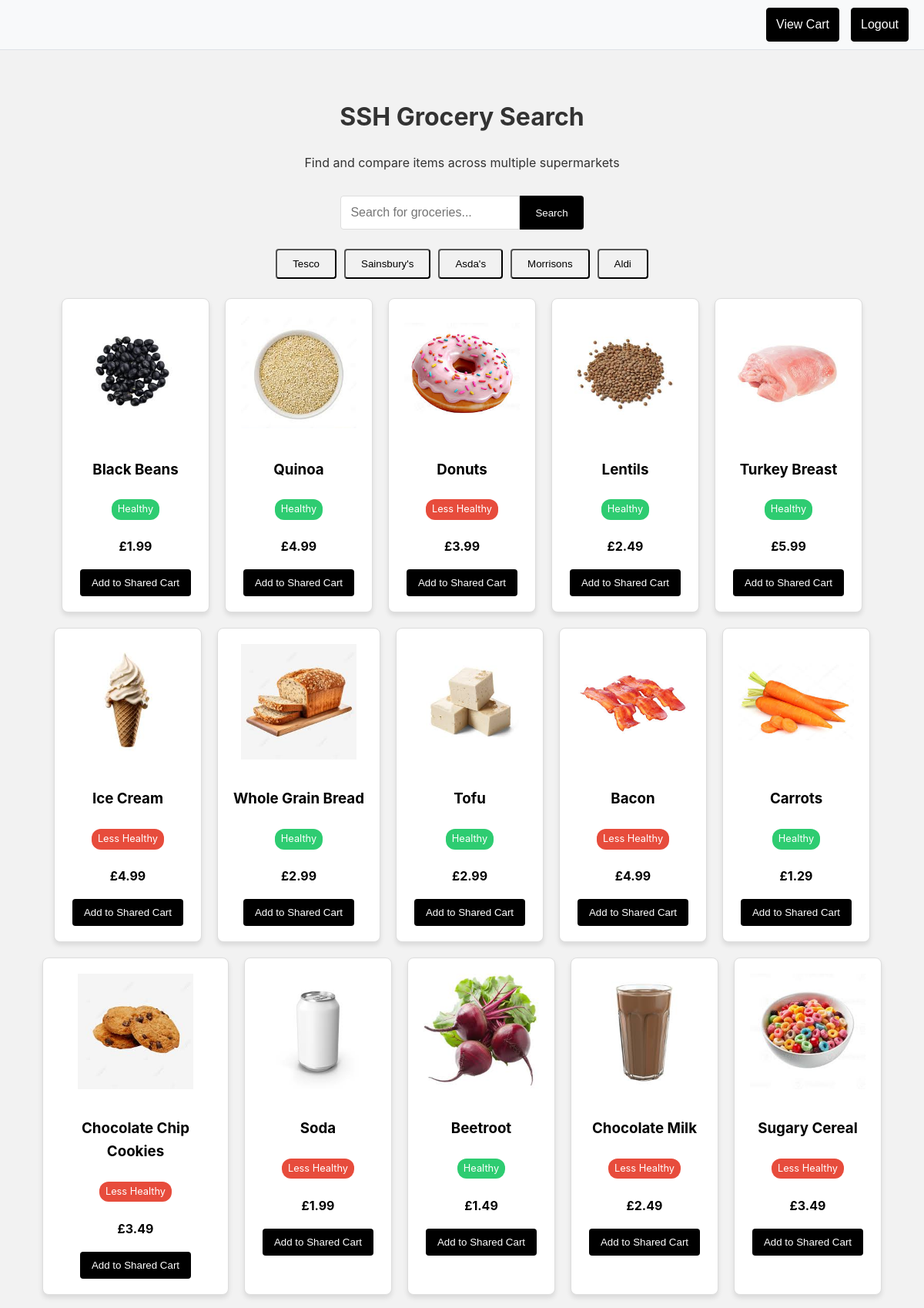
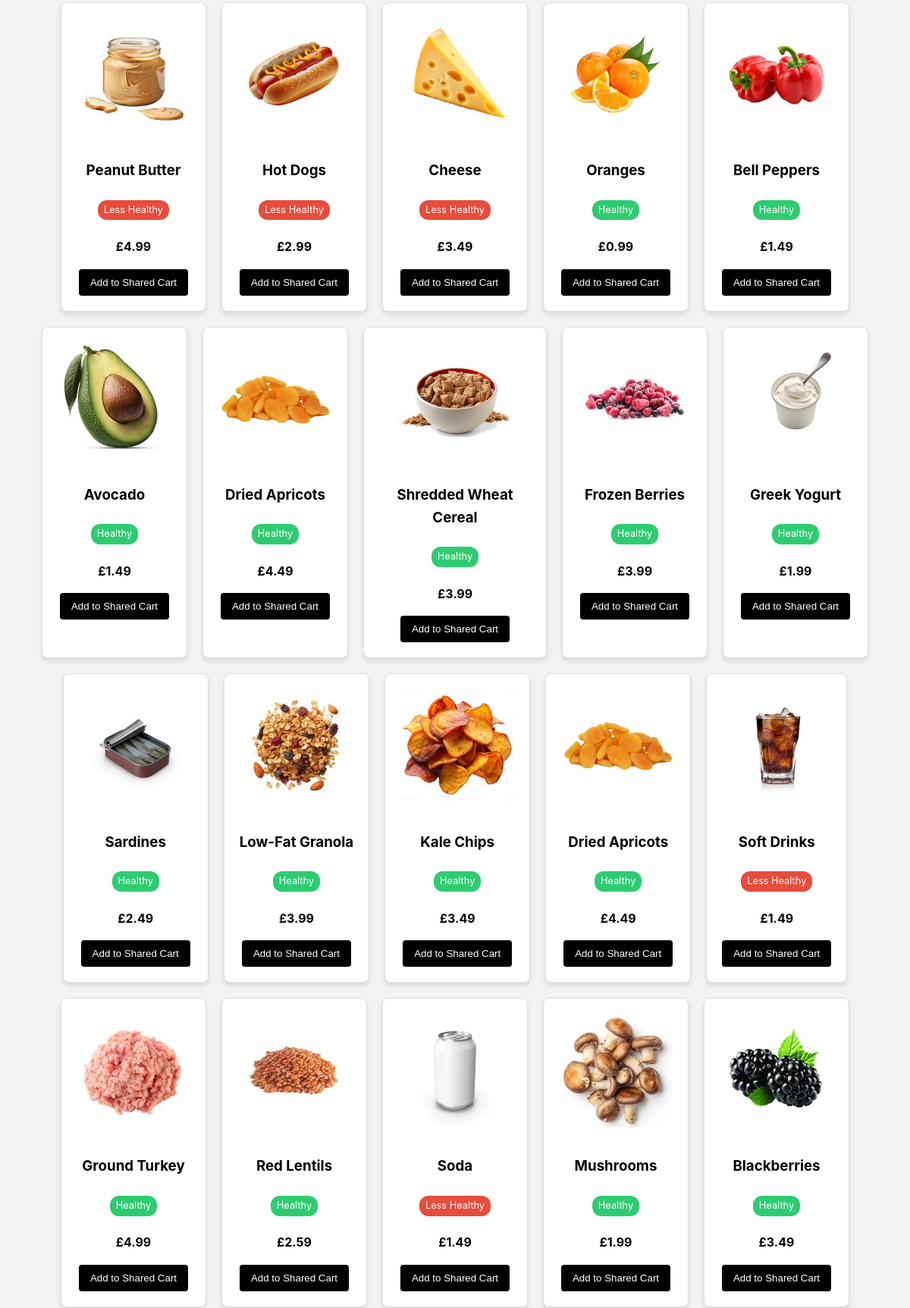
Screenshot of /supermarkets/ (signed in, upper part) with the database file from the repository (2 pictures, top to bottom).
### cartapp/models.py (models this page shows, shortened)
class Supermarket(models.Model):
    name = models.CharField(max_length=100)
    location = models.CharField(max_length=255)

class Product(models.Model):
    name = models.CharField(max_length=255)
    price = models.DecimalField(max_digits=6, decimal_places=2)
    category = models.CharField(max_length=100)
    calories = models.IntegerField(default=0)
    protein = models.DecimalField(max_digits=5, decimal_places=2)
    carbohydrates = models.FloatField()
    fat = models.FloatField()
    is_healthy = models.BooleanField(default=False)
    health_score = models.IntegerField(default=50)
    image = models.CharField(max_length=255, default="images/products/AlmondMilk.jpeg")
    supermarket = models.ForeignKey(Supermarket, on_delete=models.CASCADE, related_name='grocery_items')

### cartapp/views.py (the view)
# urls.py: path('supermarkets/', views.supermarkets, name='supermarkets'),
@login_required(login_url='login')
def supermarkets(request):
    logger.info('Accessed supermarkets view')
    try:
        supermarkets = Supermarket.objects.all()
        selected_supermarket_id = request.GET.get('supermarket')
        search_query = request.GET.get('search', '')
        products = Product.objects.all()
        if selected_supermarket_id:
            products = products.filter(supermarket__id=selected_supermarket_id)
            logger.debug(f'Filtered products by supermarket ID: {selected_supermarket_id}')
        if search_query:
            products = products.filter(name__icontains=search_query)
            logger.debug(f'Search query applied: {search_query}')
        context = {
            'supermarkets': supermarkets,
            'products': products,
            'selected_supermarket_id': selected_supermarket_id,
            'search_query': search_query,
        }
        return render(request, 'supermarkets.html', context)
    except Exception as e:
        logger.error(f'Error in supermarkets view: {e}')
        return render(request, 'error.html', {'message': 'An error occurred.'})

### cartapp/templates/supermarkets.html (shortened to what this page needs)
{% extends 'base.html' %}
{% load static %}
{% block content %}
    <div class="container">
        <header class="search-header">
            <h1>SSH Grocery Search</h1>
            <p>Find and compare items across multiple supermarkets</p>
        </header>
        <div class="search-container">
            <form method="get" class="search-form">
                <input type="text" name="search" class="search-input" placeholder="Search for groceries..." value="{{ search_query }}">
                <button type="submit" class="search-btn">Search</button>
            </form>
        </div>
        <div class="supermarket-tabs">
            {% for supermarket in supermarkets %}
                <form method="get" style="display: inline;">
                    <button type="submit" class="supermarket-tab {% if selected_supermarket_id == supermarket.id|stringformat:'s' %}active{% endif %}">
                        {{ supermarket.name }}
                    </button>
                </form>
            {% endfor %}
        </div>
        <div class="search-results">
            {% for product in products %}
                <div class="product-card">
                    <img src="{% static product.image %}" alt="{{ product.name }}" class="product-image">
                    <h3>{{ product.name }}</h3>
                    <p class="nutritional-badge {% if product.health_score >= 50 %}healthy{% else %}unhealthy{% endif %}">
                        {% if product.health_score >= 50 %}Healthy{% else %}Less Healthy{% endif %}
                    </p>
                    <p class="product-price">£{{ product.price }}</p>
                    <form method="post" action="{% url 'add_to_cart' product.id %}">
                        <button type="submit" class="add-to-cart-btn">Add to Shared Cart</button>
                    </form>
                </div>
            {% empty %}
                <p>No products match your search.</p>
            {% endfor %}
        </div>
    </div>
{% endblock %}

### cartapp/templates/base.html (style rules this page uses)
body { font-family: Arial, sans-serif; }

### cartapp/templates/supermarkets.html (style rules this page uses)
body { font-family: -apple-system, BlinkMacSystemFont, 'Segoe UI', Roboto, Oxygen, Ubuntu, Cantarell, 'Open Sans', 'Helvetica Neue', sans-serif; background-color: #f2f2f2; margin: 0; padding: 0; line-height: 1.6; }
.container { max-width: 1200px; margin: 0 auto; padding: 40px; }
.search-header { text-align: center; margin-bottom: 30px; color: #333; }
.search-container { display: flex; justify-content: center; align-items: center; margin-bottom: 20px; }
.search-form { display: flex; flex-direction: row; width: auto; }
.search-input { flex: 1; max-width: 400px; padding: 12px; font-size: 16px; border: 1px solid #ddd; border-radius: 4px 0 0 4px; box-sizing: border-box; }
.search-btn { padding: 12px 20px; background-color: black; color: white; border: none; border-radius: 0 4px 4px 0; cursor: pointer; transition: background-color 0.3s ease; }
.supermarket-tabs { display: flex; justify-content: center; margin-bottom: 20px; flex-wrap: wrap; }
.supermarket-tab { padding: 10px 20px; background-color: #f1f1f1; margin: 5px; cursor: pointer; border-radius: 4px; transition: background-color 0.3s ease; }
.search-results { display: flex; flex-wrap: wrap; justify-content: center; gap: 20px; }
.product-card { background-color: white; border: 1px solid #ddd; border-radius: 8px; padding: 20px; text-align: center; box-shadow: 0 4px 6px rgba(0,0,0,0.1); max-width: 200px; transition: transform 0.3s ease; }
.product-image { max-width: 150px; height: 150px; object-fit: contain; margin-bottom: 10px; }
.product-price { font-weight: bold; color: black; margin: 10px 0; }
.add-to-cart-btn { background-color: black; color: white; border: none; padding: 10px 15px; border-radius: 4px; cursor: pointer; transition: background-color 0.3s ease; }
.nutritional-badge { display: inline-block; padding: 3px 8px; border-radius: 12px; font-size: 0.8em; margin-top: 5px; }
.nutritional-badge.healthy { background-color: #2ecc71; color: white; }
.nutritional-badge.unhealthy { background-color: #e74c3c; color: white; }

### rows the page displays
Supermarket: name "Tesco"
Supermarket: name "Sainsbury's"
Supermarket: name "Asda's"
Supermarket: name "Morrisons"
Supermarket: name "Aldi"
Product: image (picture), name "Black Beans", health_score "Healthy", price "1.99"
Product: image+name (picture), name "Quinoa", health_score "Healthy", price "4.99"
Product: image+name (picture), name "Donuts", health_score "Less Healthy", price "3.99"
Product: image+name (picture), name "Lentils", health_score "Healthy", price "2.49"
Product: image (picture), name "Turkey Breast", health_score "Healthy", price "5.99"
Product: image (picture), name "Ice Cream", health_score "Less Healthy", price "4.99"
Product: image (picture), name "Whole Grain Bread", health_score "Healthy", price "2.99"
Product: image+name (picture), name "Tofu", health_score "Healthy", price "2.99"
Product: image+name (picture), name "Bacon", health_score "Less Healthy", price "4.99"
Product: image+name (picture), name "Carrots", health_score "Healthy", price "1.29"
Product: image (picture), name "Chocolate Chip Cookies", health_score "Less Healthy", price "3.49"
Product: image+name (picture), name "Soda", health_score "Less Healthy", price "1.99"
Product: image+name (picture), name "Beetroot", health_score "Healthy", price "1.49"
Product: image (picture), name "Chocolate Milk", health_score "Less Healthy", price "2.49"
Product: image (picture), name "Sugary Cereal", health_score "Less Healthy", price "3.49"
Product: image (picture), name "Peanut Butter", health_score "Less Healthy", price "4.99"
Product: image (picture), name "Hot Dogs", health_score "Less Healthy", price "2.99"
Product: image+name (picture), name "Cheese", health_score "Less Healthy", price "3.49"
Product: image+name (picture), name "Oranges", health_score "Healthy", price "0.99"
Product: image (picture), name "Bell Peppers", health_score "Healthy", price "1.49"
Product: image+name (picture), name "Avocado", health_score "Healthy", price "1.49"
Product: image (picture), name "Dried Apricots", health_score "Healthy", price "4.49"
Product: image (picture), name "Shredded Wheat Cereal", health_score "Healthy", price "3.99"
Product: image (picture), name "Frozen Berries", health_score "Healthy", price "3.99"
Product: image (picture), name "Greek Yogurt", health_score "Healthy", price "1.99"
Product: image+name (picture), name "Sardines", health_score "Healthy", price "2.49"
Product: image (picture), name "Low-Fat Granola", health_score "Healthy", price "3.99"
Product: image (picture), name "Kale Chips", health_score "Healthy", price "3.49"
Product: image (picture), name "Dried Apricots", health_score "Healthy", price "4.49"
Product: image (picture), name "Soft Drinks", health_score "Less Healthy", price "1.49"
Product: image (picture), name "Ground Turkey", health_score "Healthy", price "4.99"
Product: image (picture), name "Red Lentils", health_score "Healthy", price "2.59"
Product: image+name (picture), name "Soda", health_score "Less Healthy", price "1.49"
Product: image+name (picture), name "Mushrooms", health_score "Healthy", price "1.99"
Product: image+name (picture), name "Blackberries", health_score "Healthy", price "3.49"
